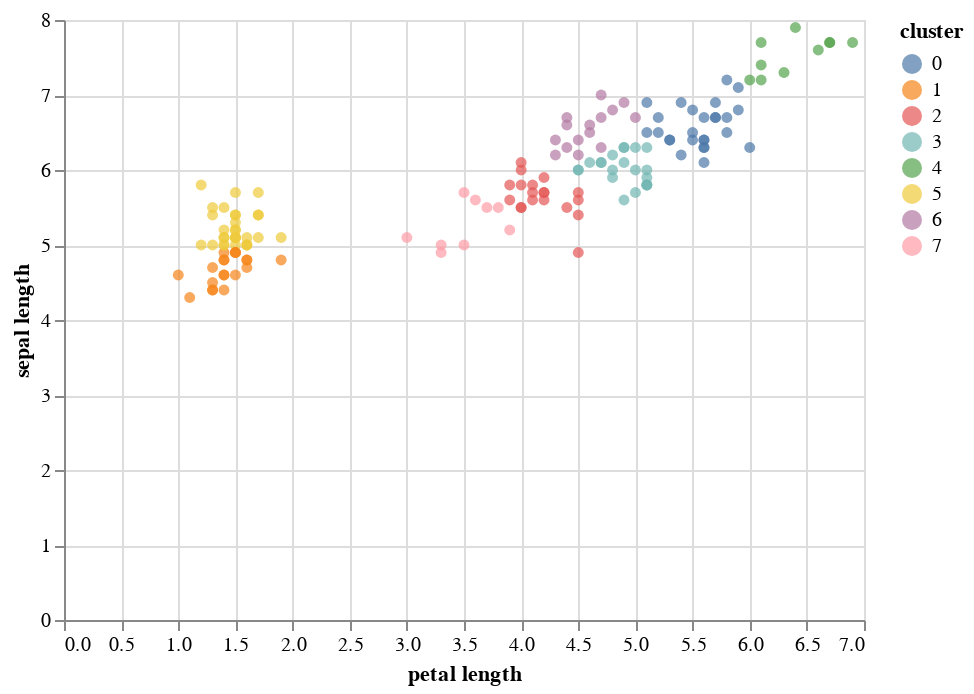

The notebook cell this image was saved under:
### Markdown cell above
# Inorder to visualize data I will be using altair package because it is quite  simple to use

### Code cell
import altair as alt

chart = alt.Chart(df)

scatter_plot = chart.mark_circle()
scatter_plot.encode(x='petal length', \
                    y=' sepal length', \
                    color='cluster:N', \
                    tooltip=['sepal width', \
                             'cluster', 'petal length', \
                             'Clas'])\
                    .interactive()

### Figure 1 — Vega-Lite specification as saved in the notebook (floating-point values rounded to 4 significant figures; data arrays with more than 128 entries replaced by an {"elided": "..."} marker saying what was removed)
{"config": {"view": {"continuousWidth": 400, "continuousHeight": 300}}, "data": {"name": "data-47cf1ed52fbfb3631d893714df5ec622"}, "mark": "circle", "encoding": {"color": {"type": "nominal", "field": "cluster"}, "tooltip": [{"type": "quantitative", "field": "sepal width"}, {"type": "quantitative", "field": "cluster"}, {"type": "quantitative", "field": "petal length"}, {"type": "nominal", "field": "Clas"}], "x": {"type": "quantitative", "field": "petal length"}, "y": {"type": "quantitative", "field": " sepal length"}}, "selection": {"selector001": {"type": "interval", "bind": "scales", "encodings": ["x", "y"]}}, "$schema": "https://vega.github.io/schema/vega-lite/v4.8.1.json", "datasets": {"data-47cf1ed52fbfb3631d893714df5ec622": {"elided": "150 records"}}}
